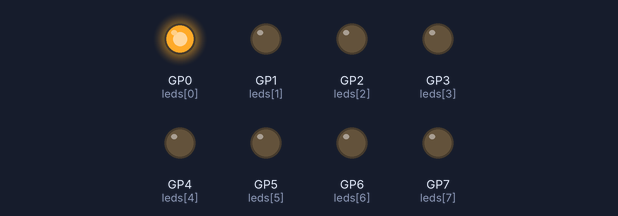
A program run on a simulated Raspberry Pi Pico running MicroPython. Shown: output pins drawn as LEDs (lit = HIGH).

Above: at 0.02 s.
At 0.37 s:
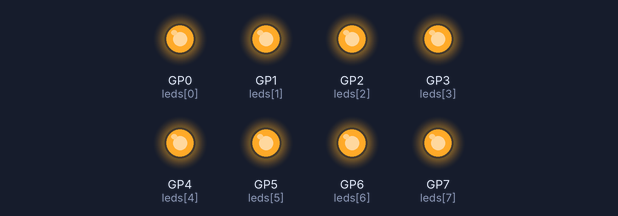
At 0.72 s:
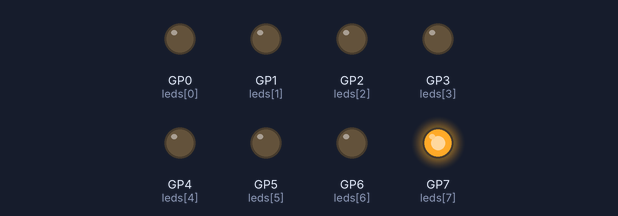
At 1.47 s:
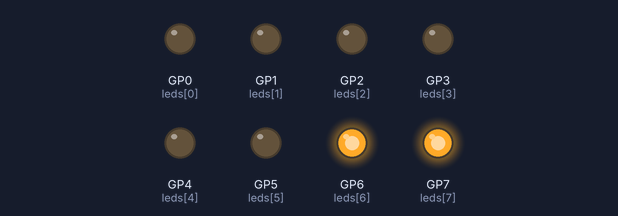
At 2.17 s:
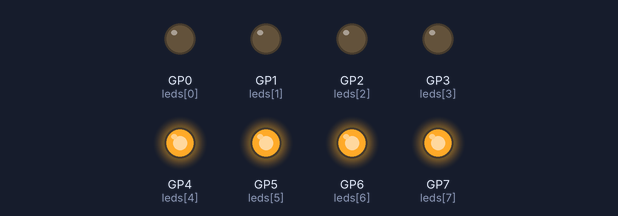
At 2.92 s:
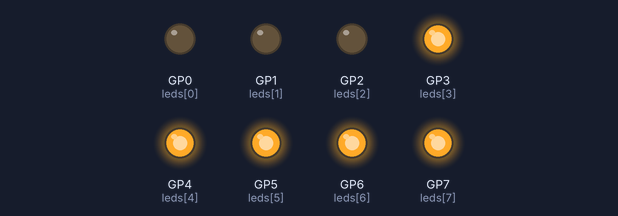
Timing chart, 0 to 3.2 s (numbered marks = the images above):
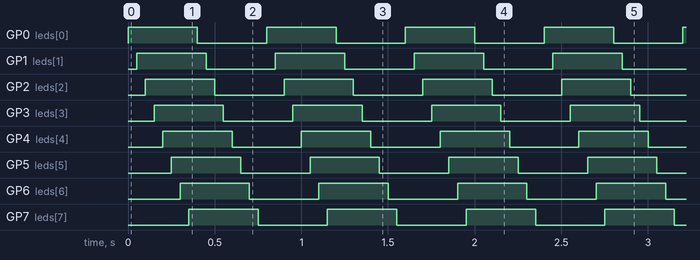

Measured:
- by itself, GP0 (leds[0]), GP1 (leds[1]), GP2 (leds[2]), GP3 (leds[3]), GP4 (leds[4]), GP5 (leds[5]), GP6 (leds[6]), GP7 (leds[7]): alternates HIGH for 0.40 s and LOW for 0.40 s
- by itself, everything shown: repeats every 0.80 s, in 16 steps

The program:

led8.py
```python
from machine import Pin
from utime import sleep

leds = [Pin(i, Pin.OUT) for i in range(0,8)]

while True:
    for n in range(0,8):
        leds[n].value(1)
        sleep(0.05)
    for n in range(0,8):
        leds[n].value(0)
        sleep(0.05)
```
